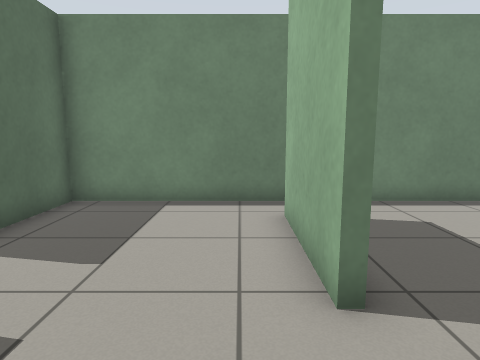
view 1 (above)

12 first-person views from a walk through a robot-simulator world made for Gazebo. The camera is 0.92 m above the floor, tilts 8° down and sees 75° across. The floor is counted in squares, 0.5 m on a side. Each view is taken from the middle of a square. On the plan, view 1 faces up. The plan holds only what a view shows up to about 16 squares ahead; the rest is blank.

view 2
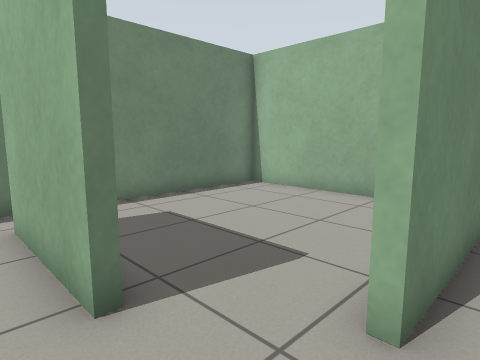

view 3
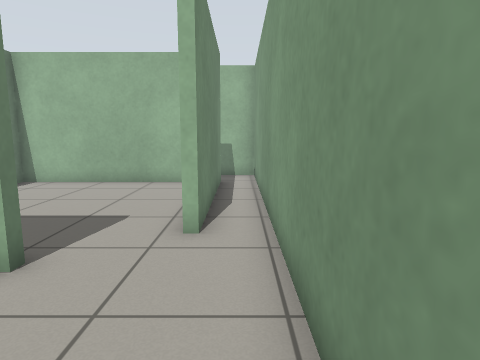

view 4
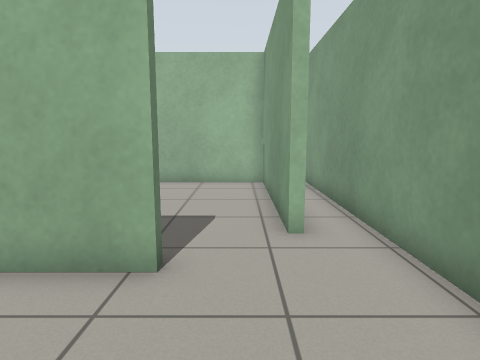

view 5
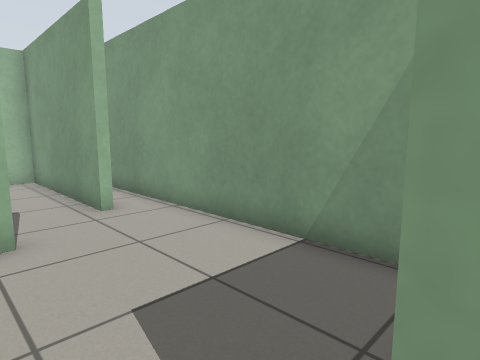

view 6
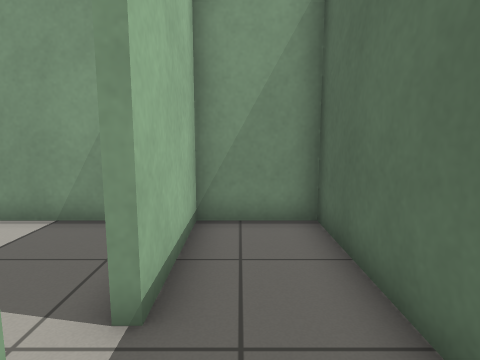

view 7
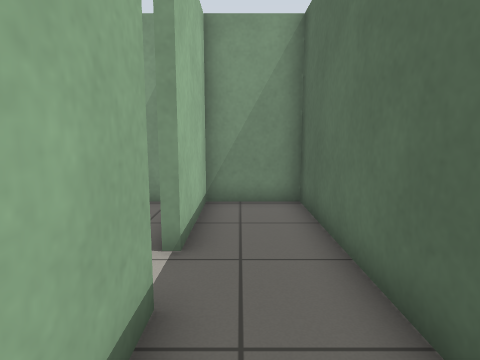

view 8
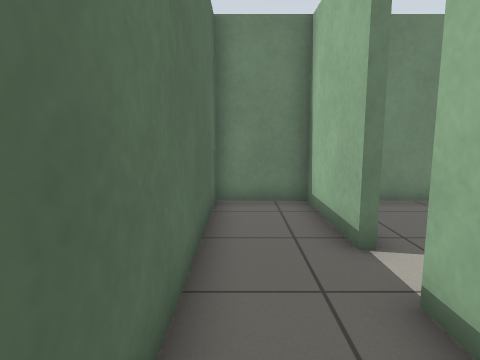

view 9
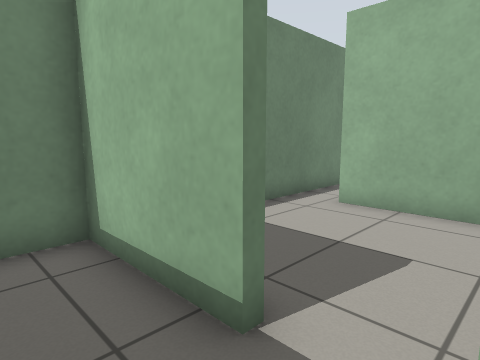

view 10
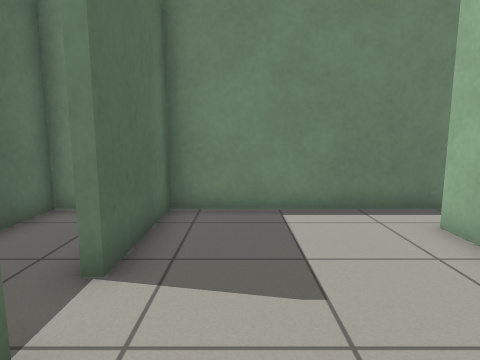

view 11
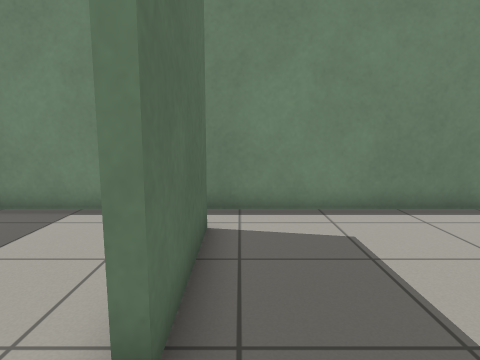

view 12
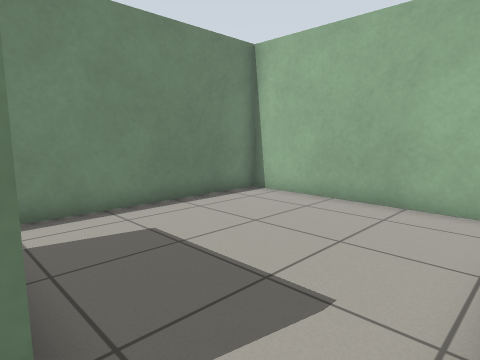

### Floor plan
Ten units are one square. View 1 is at (0, 0); x grows to the right and y downward. Boxes are objects, and circles mark ways between rooms. Rooms are numbered by the first view taken in them; rooms with no view inside come last. Other rooms are left out.
<svg viewBox="-82 -92 182 104">
<path fill="none" stroke="#000" d="M10 -30 10 -73M26 -11 95 -11 95 -87 -48 -87 -48 -49M13 -71 13 -31M-39 7 25 7M-51 -49 -51 -87 -77 -87 -77 7 -51 7 -51 -32 -46 -32"/>
<circle cx="-50" cy="-40" r="3" fill="#2a7"/>
<text x="20" y="-40">1</text>
<text x="-60" y="-40">2</text>
</svg>
Room 1 opens to room 2.

Where each view was taken, in squares from view 1:
view 1: 0 up, 0 right, facing up
view 2: 0 up, 0 right, facing up-right
view 3: 0 up, 3 left, facing right
view 4: 2 up, 3 left, facing right
view 5: 4 up, 5 left, facing down-right
view 6: 6 up, 6 left, facing down
view 7: 8 up, 6 left, facing down
view 8: 0 up, 7 left, facing up
view 9: 3 up, 7 left, facing up-right
view 10: 1 up, 3 left, facing up
view 11: 1 up, 2 right, facing up
view 12: 1 up, 1 right, facing up-right
